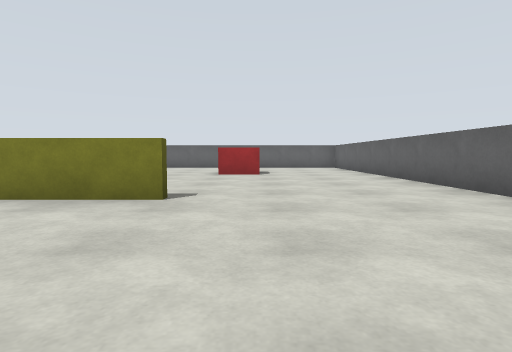
view 1 (above)

16 first-person views from a walk through a Gazebo world. The camera is 0.29 m above the floor, tilts 4° down and sees 80° across. The floor is counted in squares, 0.5 m on a side. Each view is taken from the middle of a square. On the plan, view 1 faces up. The plan holds only what a view shows up to about 9 squares ahead; the rest is blank.

view 2
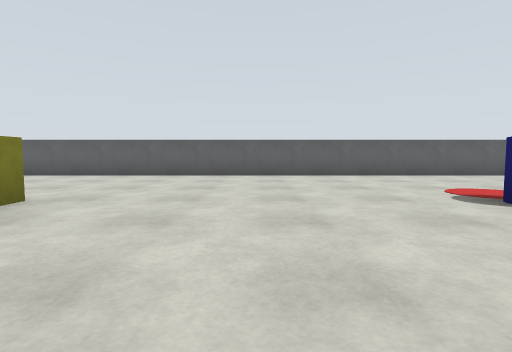

view 3
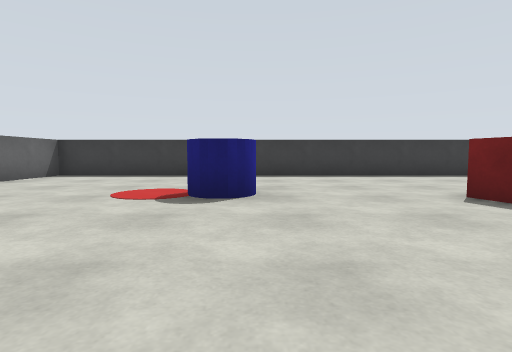

view 4
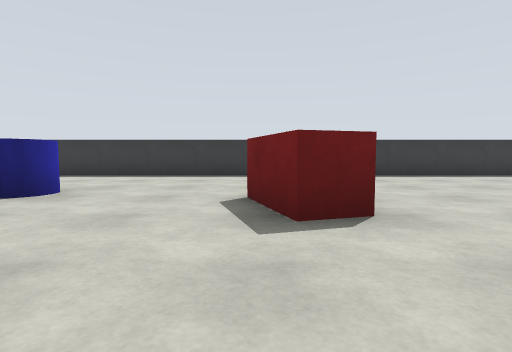

view 5
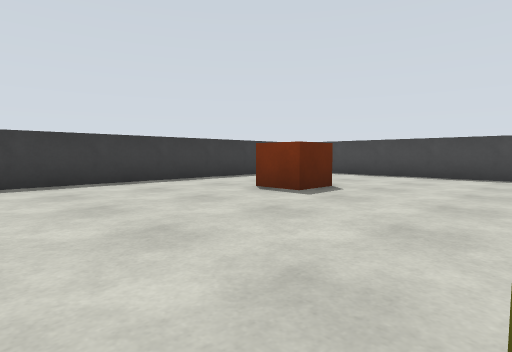

view 6
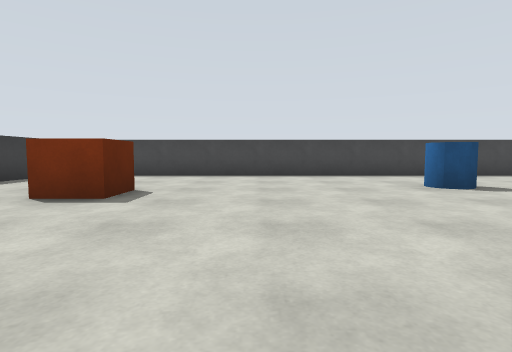

view 7
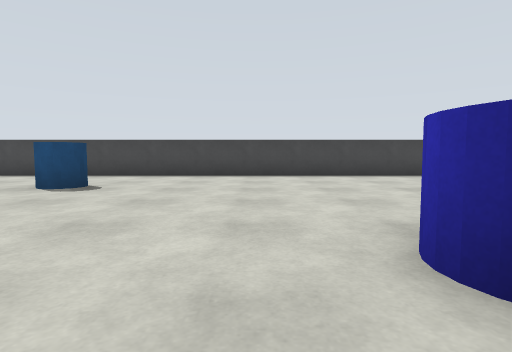

view 8
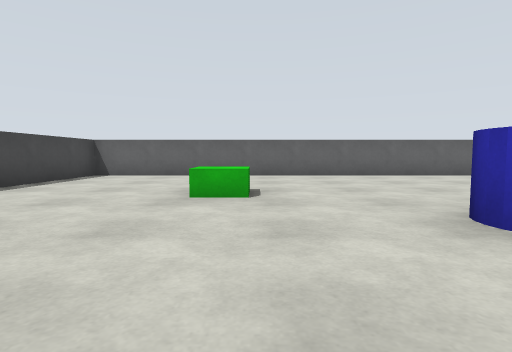

view 9
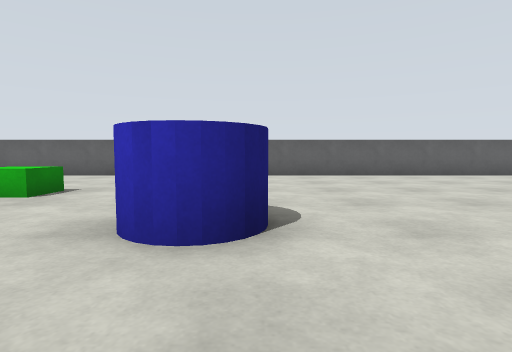

view 10
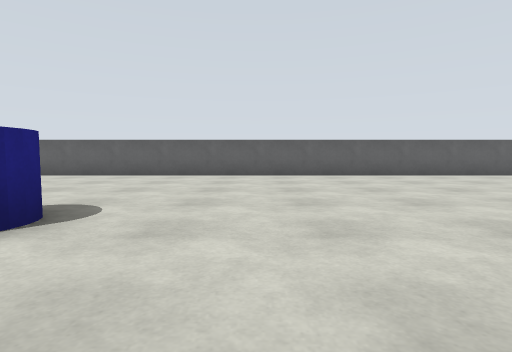

view 11
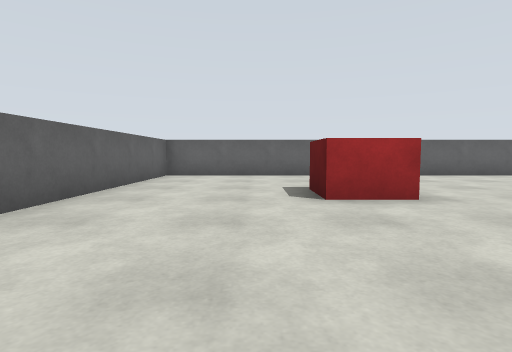

view 12
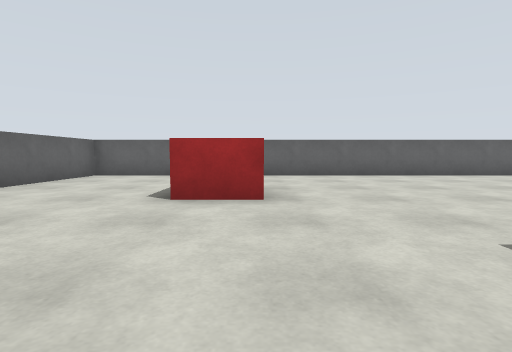

view 13
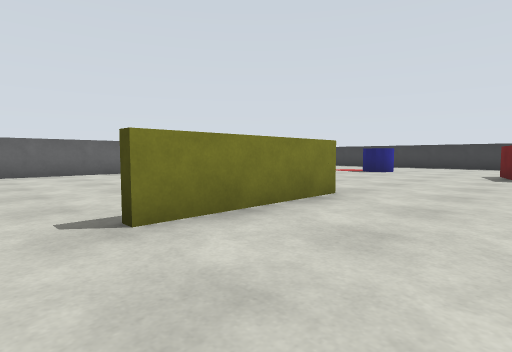

view 14
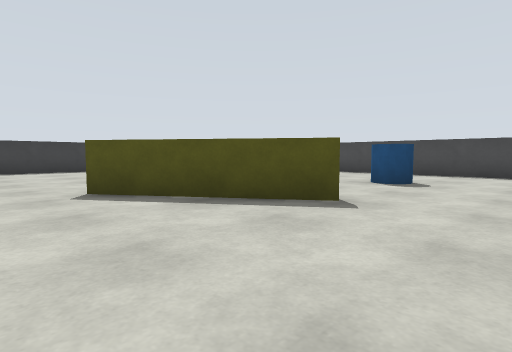

view 15
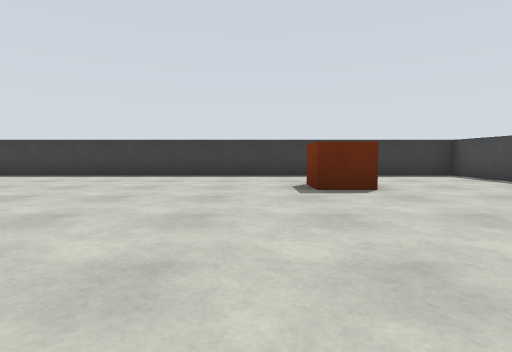

view 16
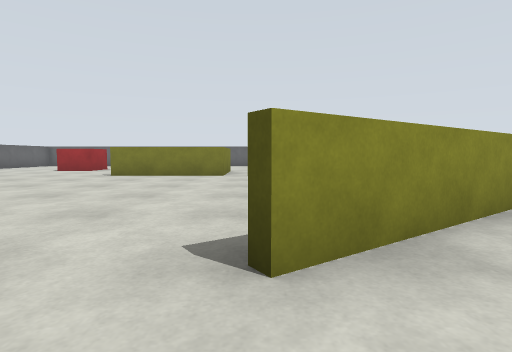

### Floor plan
Points are (right, up) in squares from view 1. A wall is a line through its corners. A room is listed if a view was taken in it or the views show most of it. See-through windows are left out.
Room 1 (views 1, 2, 3, 4, 5, 6, 7, 8, 9, 10, 11, 12, 13, 14, 15, 16)
walls: (-10.4, 3.1) (-8.4, 0.1); (-8.8, 0.3) (-10.6, 2.9); (-1.1, 3.9) (-3.6, 3.9) (-3.6, 7); (-16.5, 13.5) (-16.5, -6.5) (3.5, -6.5) (3.5, 13.5) (-16.5, 13.5)
objects: blue cylinder (-14, 2) to (-13, 3); orange box (-13, -4) to (-12, -3); green box (-13, 9) to (-12, 10); blue cylinder (-10, 7) to (-9, 8); red box (-6, -2) to (-5, -1); blue cylinder (-2, -3) to (-1, -2); red box (-1, 9) to (0, 10)

Where each view was taken, in squares from view 1:
view 1: 0 up, 0 right, facing up
view 2: 1 up, 5 left, facing right
view 3: 2 up, 2 left, facing down
view 4: 2 up, 5 left, facing down
view 5: 0 up, 8 left, facing down-left
view 6: 1 down, 8 left, facing left
view 7: 6 up, 8 left, facing left
view 8: 5 up, 12 left, facing up
view 9: 5 up, 9 left, facing up
view 10: 5 up, 7 left, facing up
view 11: 11 up, 5 left, facing right
view 12: 9 up, 5 left, facing right
view 13: 8 up, 6 left, facing down-right
view 14: 5 up, 7 left, facing down-left
view 15: 2 up, 11 left, facing down
view 16: 3 up, 12 left, facing right
